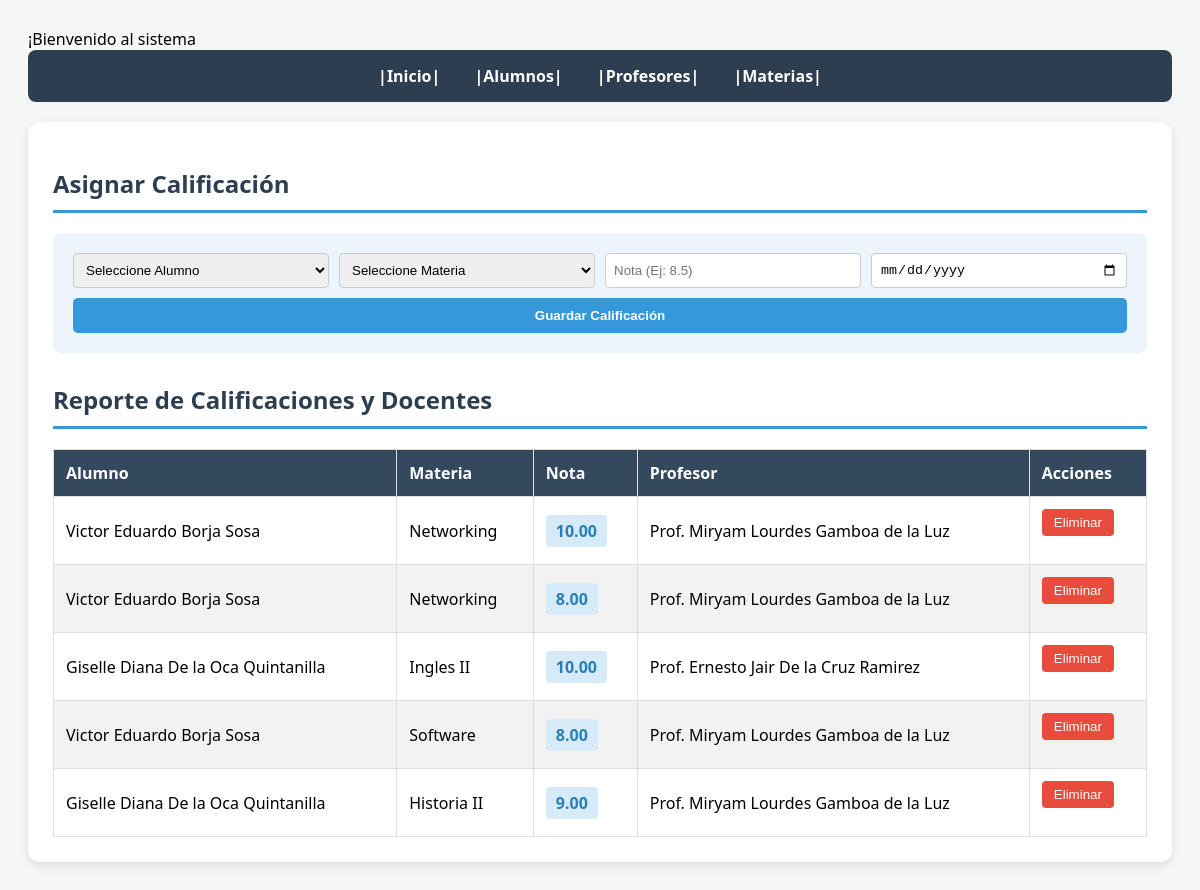
The page /calificaciones.php on the database its author committed.
### tables this page shows
CREATE TABLE `calificaciones` (
  `id_calificacion` int(11) NOT NULL,
  `id_alumno` int(11) NOT NULL,
  `id_materia` int(11) NOT NULL,
  `nota` decimal(4,2) NOT NULL,
  `fecha_evaluacion` date DEFAULT NULL
);

CREATE TABLE `alumnos` (
  `id_alumno` int(11) NOT NULL,
  `nombre` varchar(100) NOT NULL,
  `apellido` varchar(100) NOT NULL,
  `fecha_nacimiento` date DEFAULT NULL,
  `id_grado` int(11) DEFAULT NULL,
  `id_salon` int(11) DEFAULT NULL
);

CREATE TABLE `materia` (
  `id_materia` int(11) NOT NULL,
  `nombre_materia` varchar(100) NOT NULL,
  `id_profesor` int(11) DEFAULT NULL
);

CREATE TABLE `profesores` (
  `id_profesor` int(11) NOT NULL,
  `nombre` varchar(100) NOT NULL,
  `apellido` varchar(100) NOT NULL,
  `especialidad` varchar(100) DEFAULT NULL
);

### calificaciones.php (the view, shortened to what this page needs)
<?php
include("conexion.php");
$consulta = "SELECT
                calificaciones.id_calificacion,
                alumnos.nombre AS nombre_alumno,
                alumnos.apellido AS apellido_alumno,
                materia.nombre_materia AS nombre_materia,
                calificaciones.nota,
                profesores.nombre AS nombre_profe,
                profesores.apellido AS apellido_profe
             FROM calificaciones
             INNER JOIN alumnos ON calificaciones.id_alumno = alumnos.id_alumno
             INNER JOIN materia ON calificaciones.id_materia = materia.id_materia
             LEFT JOIN profesores ON materia.id_profesor = profesores.id_profesor
             ORDER BY calificaciones.id_calificacion DESC";
$resultado = mysqli_query($conexion, $consulta);
?>
<!DOCTYPE html>
<html lang="es">
<head>
</head>
<body>
    <?php include("menu.php"); ?>
    <div class="container">
        <h2>Asignar Calificación</h2>
        <form method="POST" class="registro">
            <select name="id_alumno" required>
                <option value="">Seleccione Alumno</option>
            </select>
            <select name="id_materia" required>
                <option value="">Seleccione Materia</option>
            </select>
            <input type="number" step="0.1" name="nota" placeholder="Nota (Ej: 8.5)" required>
            <input type="date" name="fecha_evaluacion" required>
            <button type="submit" name="enviar" class="btn-guardar">Guardar Calificación</button>
        </form>
        <h2>Reporte de Calificaciones y Docentes</h2>
        <table>
            <thead>
                <tr>
                    <th>Alumno</th>
                    <th>Materia</th>
                    <th>Nota</th>
                    <th>Profesor</th>
                    <th>Acciones</th>
                </tr>
            </thead>
            <tbody>
                <?php while($f = mysqli_fetch_assoc($resultado)): ?>
                <tr>
                    <td><?php echo $f['nombre_alumno'] . " " . $f['apellido_alumno']; ?></td>
                    <td><?php echo $f['nombre_materia']; ?></td>
                    <td><span class="nota-box"><?php echo $f['nota']; ?></span></td>
                    <td><?php echo "Prof. " . $f['nombre_profe'] . " " . $f['apellido_profe']; ?></td>
                    <td>
                        <form method="POST" onsubmit="return confirm('¿Estás seguro de eliminar esta calificación?');">
                            <button type="submit" name="btn_eliminar" class="btn-delete">Eliminar</button>
                        </form>
                    </td>
                </tr>
                <?php endwhile; ?>
            </tbody>
        </table>
    </div>
</body>
</html>

### menu.php
<nav style="background: #2c3e50; padding: 15px; text-align: center; margin-bottom: 20px; border-radius: 8px;">
    <a href="index.php" style="color: white; margin: 0 15px; text-decoration: none; font-weight: bold;">|Inicio|</a>
    <a href="login_alumno.php" style="color: white; margin: 0 15px; text-decoration: none; font-weight: bold;">|Alumnos|</a>
    <a href="profesores.php" style="color: white; margin: 0 15px; text-decoration: none; font-weight: bold;">|Profesores|</a>
    <a href="materias.php" style="color: white; margin: 0 15px; text-decoration: none; font-weight: bold;"> |Materias|</a>
</nav>

### calificaciones.php (style rules this page uses)
body { font-family: 'Segoe UI', sans-serif; background: #f4f7f6; padding: 20px; }
.container { max-width: 1100px; margin: auto; background: white; padding: 25px; border-radius: 12px; box-shadow: 0 4px 10px rgba(0,0,0,0.1); }
h2 { color: #2c3e50; border-bottom: 3px solid #3498db; padding-bottom: 10px; }
form.registro { display: grid; grid-template-columns: repeat(4, 1fr); gap: 10px; background: #ebf5fb; padding: 20px; border-radius: 8px; margin-bottom: 30px; }
select, input { padding: 8px; border: 1px solid #ccc; border-radius: 4px; width: 100%; }
.btn-guardar { grid-column: span 4; padding: 10px; background: #3498db; color: white; border: none; border-radius: 5px; cursor: pointer; font-weight: bold; }
table { width: 100%; border-collapse: collapse; margin-top: 20px; }
th, td { padding: 12px; border: 1px solid #ddd; text-align: left; }
th { background: #34495e; color: white; }
tr:nth-child(even) { background: #f2f2f2; }
.nota-box { font-weight: bold; color: #2980b9; background: #d6eaf8; padding: 5px 10px; border-radius: 4px; }
.btn-delete { background: #e74c3c; color: white; border: none; padding: 6px 12px; border-radius: 4px; cursor: pointer; }

### rows shown on the page
calificaciones: id_alumno.nombre "Victor Eduardo", id_alumno.apellido "Borja Sosa", id_materia.nombre_materia "Networking", nota "10.00", profesores.nombre "Miryam Lourdes", profesores.apellido "Gamboa de la Luz"
calificaciones: id_alumno.nombre "Victor Eduardo", id_alumno.apellido "Borja Sosa", id_materia.nombre_materia "Networking", nota "8.00", profesores.nombre "Miryam Lourdes", profesores.apellido "Gamboa de la Luz"
calificaciones: id_alumno.nombre "Giselle Diana", id_alumno.apellido "De la Oca Quintanilla", id_materia.nombre_materia "Ingles II", nota "10.00", profesores.nombre "Ernesto Jair", profesores.apellido "De la Cruz Ramirez"
calificaciones: id_alumno.nombre "Victor Eduardo", id_alumno.apellido "Borja Sosa", id_materia.nombre_materia "Software", nota "8.00", profesores.nombre "Miryam Lourdes", profesores.apellido "Gamboa de la Luz"
calificaciones: id_alumno.nombre "Giselle Diana", id_alumno.apellido "De la Oca Quintanilla", id_materia.nombre_materia "Historia II", nota "9.00", profesores.nombre "Miryam Lourdes", profesores.apellido "Gamboa de la Luz"
